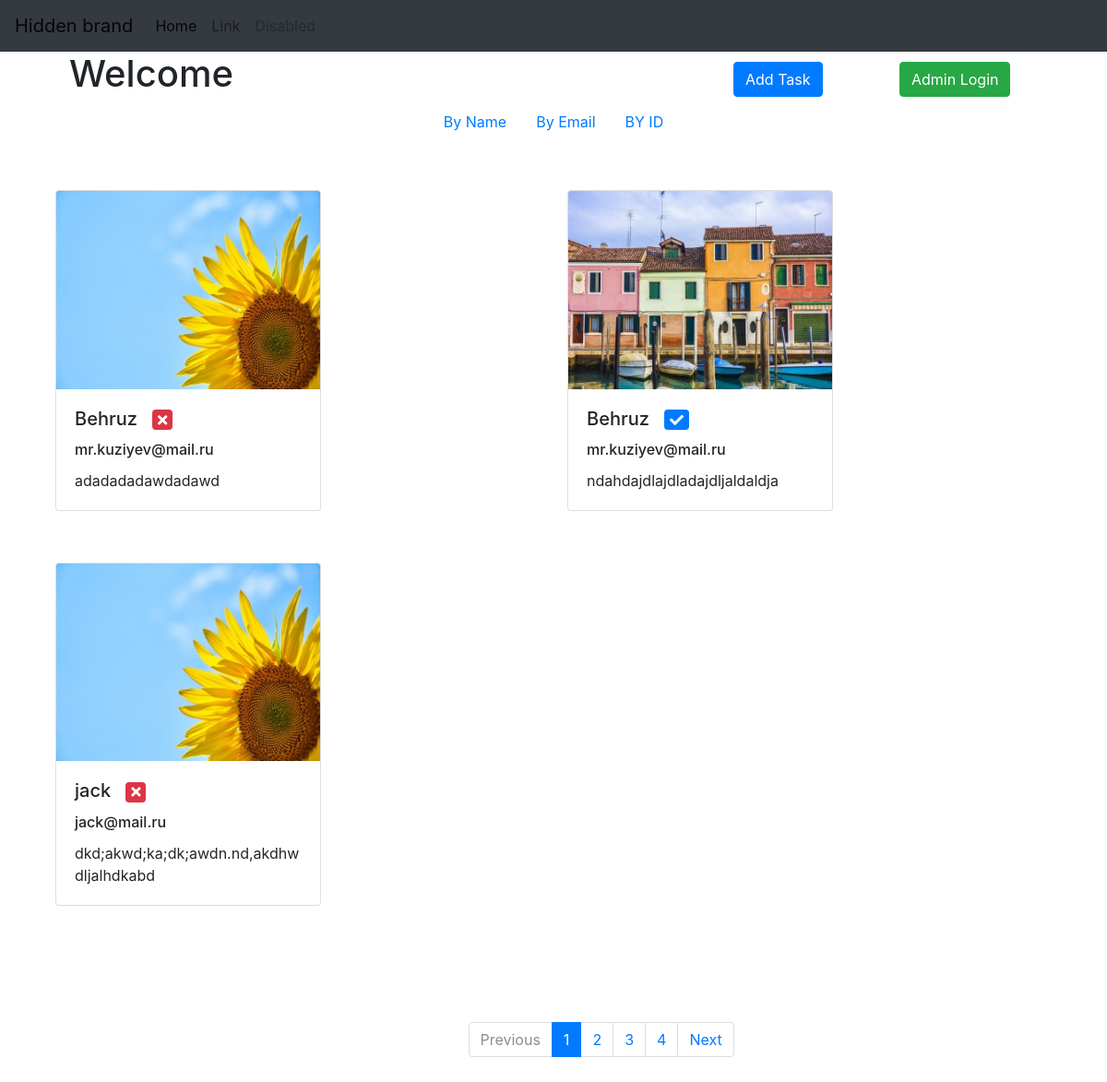
/?page=1, run on the app's committed database.
### tables this page shows
CREATE TABLE `user_tasks` (
  `id` int(11) NOT NULL,
  `name` varchar(150) NOT NULL,
  `email` varchar(150) NOT NULL,
  `task` text NOT NULL,
  `image` varchar(200) NOT NULL,
  `status` tinyint(1) NOT NULL DEFAULT '0'
);

### application/controllers/homeController.php (called while the page is built, shortened)
<?php
class HomeController extends Controller{
    public function paginateAction() {
        $all_res = $this->model->get_all_data();
        $res = $this->model->getData();
        $vars = [
            'result' => $res,
            'allresult' => $all_res
        ];
        $this->view->render('Home page',$vars);
    }
}

### index.php (called while the page is built, shortened)
<?php
spl_autoload_register(function($class) {
    $path = str_replace('\\','/',$class.'.php');
});
$router = new Router;
$router->run();

### application/lib/DB.php (called while the page is built, shortened)
<?php
class DB {
    protected $db_conn;
    public function __construct() {
       $db_config = require 'application/config/db_conf.php';
       try{
       $this->db_conn = new PDO('mysql:host ='.$db_config['host'].';dbname='.
                        $db_config['dbname'].'',
                        $db_config['username'],
                        $db_config['password']);
         $this->db_conn->setAttribute(PDO::ATTR_ERRMODE,PDO::ERRMODE_EXCEPTION);
       } catch(PDOException $err) {
           return false;
       }
    }
    public function getAll($tableName) {
        $stmt = $this->db_conn->prepare('SELECT * from '.$tableName);
        $stmt->execute();
        $res = $stmt->fetchAll();
        return $res ? $res : false;
    }
    }

### application/config/db_conf.php (called while the page is built)
<?php
return [
    'host' => 'localhost',
    'dbname' => 'newdb',
    'username' => 'root',
    'password' => ''
];

### application/models/Home.php (called while the page is built, shortened)
<?php
class Home extends Model {
    public function get_all_data() {
        return $this->db_conn->getAll('user_tasks');
    }
}

### application/core/Controller.php (called while the page is built, shortened)
<?php
abstract class Controller {
    public function __construct($route) {
        $this->routes = $route;
        $this->model = $this->loadModel($this->routes['controller']);
    }
    public function loadModel($name) {
        $path = 'application\models\\'.ucfirst($name);
        if(class_exists($path)) {
            return new $path;
        }
    }
}

### application/core/Model.php (called while the page is built, shortened)
<?php
abstract class Model {
    public function __construct() {
        $this->db_conn = new DB;
    }
}

### application/views/home/paginate.php (the view, shortened to what this page needs)
<div class="col-md-12">
  <div class="col-md-6">
  <?php if(isset($_SESSION['adminName'])): ?>
    <h1><?=$_SESSION['adminName']; ?></h1>
<?php else: ?>
<h1><?='Welcome'; ?></h1>
<?php endif; ?>
  </div>
   <div class="col-md-2 col-md-offset-2">
      <a href="/addtask"><button class="btn btn-primary admin-btn">Add Task</button></a>
   </div>
  <div class="col-md-2">
  <?php if(!isset($_SESSION['adminName'])): ?>
    <a href="/login"><button class="btn btn-success admin-btn">Admin Login</button></a>
   <?php else: ?>
    <a href="/logout"><button class="btn btn-danger admin-btn">LogOut</button></a>
   <?php endif; ?>
  </div>
</div>
<div class="col-md-12">
<div class="sort-by">
<ul class="nav justify-content-center">
  <li class="nav-item">
    <a class="nav-link active" href="/?page=<?=$_GET['page'];?>&sort=name">By Name</a>
  </li>
  <li class="nav-item">
    <a class="nav-link" href="/?page=<?=$_GET['page'];?>&sort=email">By Email</a>
  </li>
  <li class="nav-item">
    <a class="nav-link" href="/?page=<?=$_GET['page'];?>&sort=id">BY ID</a>
  </li>
</ul>
</div>
</div>
<br>
  <?php foreach($result as $var): ?>
<div class="col-md-6 task-card">
  <div class="card" style="width: 18rem;">
  <img src="<?=$var['image']; ?>" class="card-img-top" alt="...">
  <div class="card-body">
    <h5 class="card-title edit-name"><?=$var['name'];  ?>
      <?php if($var['status']): ?>
<a href=<?php if(isset($_SESSION['adminName'])): ?> "/changestatus?id=<?=$var['id']; ?>" <?php else:?>'#'
 <?php endif; ?>><span class="badge badge-primary status" value = "1">
      <i class="fas fa-check"></i>
      </span></a>
      <?php else: ?>
     <a href=<?php if(isset($_SESSION['adminName'])): ?>"/changestatus?id=<?=$var['id']; ?>" <?php else:?>'#'
     <?php endif; ?> > <span class="badge badge-danger status" value = "0">
     <i class="fas fa-times" ></i>
     </span></a>
    <?php endif; ?>
     </h5>
    <h6 class="card-title edit-email"><?=$var['email'];  ?></h6>
    <p class="card-text edit-task"><?=$var['task']; ?></p>
  </div>
</div>
</div>
<?php endforeach; ?>
<br>
<?php include('application/views/layout/pagination.php'); ?>

### application/views/layout/pagination.php
<?php $size = sizeof($allresult);
      $cur_page = $_GET['page'];
      if(isset($_GET['sort'])) {
           $cur_page2 = '&sort='.$_GET['sort'];
      }
      else{
          $cur_page2 = "";
      }
      $all_pages = ceil($size/3);
?>
<div class="col-md-6 col-md-offset-5 pagination">
<nav aria-label="...">
  <ul class="pagination">
    <li class="page-item <?php if($cur_page == 1) {echo "disabled";} ?>">
      <a class="page-link" href="<?php if($cur_page > 1) {echo "/?page=";echo $cur_page-1;} ?>" tabindex="-1" aria-disabled="true">Previous</a>
    </li>
  <?php for($i=1;$i<=ceil($size/3);$i++): ?>
    <li class="page-item <?php if($cur_page == $i) {echo "active";} ?>" aria-current="page">
      <a class="page-link" href="/?page=<?=$i; ?><?=$cur_page2;?>"><?=$i; ?>
     <span class="sr-only">(current)</span></a>
    </li>
<?php endfor; ?>
    <li class="page-item <?php if($cur_page == $all_pages) {echo "disabled";} ?>">
      <a class="page-link" href="<?php if($cur_page != $all_pages) {echo "/?page=";echo $cur_page+1;} ?>">Next</a>
    </li>
  </ul>
</nav>
</div>

### application/core/Router.php (shortened to what this page needs)
<?php
class Router {
    protected $routes = [];
    protected $params = [];
    public function add($route,$params) {
        $route = '#^'.$route.'$#';
        $this->routes[$route] = $params;
    }
    public function match() {
        $url = trim($_SERVER['REQUEST_URI'],'/');
          foreach($this->routes as $route => $param) {
              if(preg_match($route,$url,$matches)) {
                $this->params = $param;
                return true;
              }
          }
          return false;
    }
    public function run() {
        if($this->match()) {
            $path = 'application\controllers\\'.ucfirst($this->params['controller']).'Controller';
            if(class_exists($path)) {
                $action = $this->params['action'].'Action';
                if(method_exists($path,$action)) {
                    $controller = new $path($this->params);
                    $controller->$action();
                }else{
                    echo 'Method Not found';
                }
            } else{
                echo "Class Not Found";
            }
        } else{
            echo "No Route Found";
        }
    }
}

### application/core/View.php (shortened to what this page needs)
<?php
class View {
    public $path;
    public function __construct($route) {
        $this->path = $route['controller'].'/'.$route['action'];
    }
    public function render($title,$vars=[]) {
        if(file_exists('application/views/'.$this->path.'.php')) {
            require 'application/views/'.$this->path.'.php';
            $content = ob_get_clean();
            require 'application/views/layout/layout.php';
        }
        else{
            echo 'View Not Found';
        }
    }
}

### application/views/layout/layout.php (shortened to what this page needs)
<!DOCTYPE html>
<html lang="en">
<head>
     <link rel="stylesheet" href="../application/public/css/style.css">
      <link rel="stylesheet" href="../application/public/css/bootstrap.min.css">
      <link rel="stylesheet" href="https://use.fontawesome.com/releases/v5.7.2/css/all.css">
</head>
<body>
    <?php include("navbar.php"); ?>
    <div class="container">
    <?php echo $content; ?>
    </div>
</body>
</html>

### application/views/layout/navbar.php (shortened to what this page needs)
<nav class="navbar navbar-expand-lg navbar-light bg-dark">
  <div class="collapse navbar-collapse" id="navbarTogglerDemo01">
    <a class="navbar-brand" href="#">Hidden brand</a>
    <ul class="navbar-nav mr-auto mt-2 mt-lg-0">
      <li class="nav-item active">
        <a class="nav-link" href="#">Home <span class="sr-only">(current)</span></a>
      </li>
      <li class="nav-item">
        <a class="nav-link" href="#">Link</a>
      </li>
      <li class="nav-item">
        <a class="nav-link disabled" href="#" tabindex="-1" aria-disabled="true">Disabled</a>
      </li>
    </ul>
  </div>
</nav>

### application/public/css/style.css (style rules this page uses)
.sort-by { margin-bottom: 5%; }
.admin-btn { margin-top: 7%; }
.pagination { margin-top: 5%; margin-bottom: 6%; }
.task-card { margin-bottom: 5%; }
@media (min-width: 992px) { .col-md-1, .col-md-2, .col-md-3, .col-md-4, .col-md-5, .col-md-6, .col-md-7, .col-md-8, .col-md-9, .col-md-10, .col-md-11, .col-md-12 { float: left; } }
@media (min-width: 992px) { .col-md-12 { width: 100%; } }
@media (min-width: 992px) { .col-md-6 { width: 50%; } }
@media (min-width: 992px) { .col-md-2 { width: 16.666666666666664%; } }
@media (min-width: 992px) { .col-md-offset-5 { margin-left: 41.66666666666667%; } }
@media (min-width: 992px) { .col-md-offset-2 { margin-left: 16.666666666666664%; } }

### data on the page
user_tasks: image (picture), name "Behruz", status 0 (drawn), email "mr.kuziyev@mail.ru", task "adadadadawdadawd"
user_tasks: image (picture), name "Behruz", status 1 (drawn), email "mr.kuziyev@mail.ru", task "ndahdajdlajdladajdljaldaldja"
user_tasks: image (picture), name "jack", status 0 (drawn), email "jack@mail.ru", task "dkd;akwd;ka;dk;awdn.nd,akdhwdljalhdkabd"
